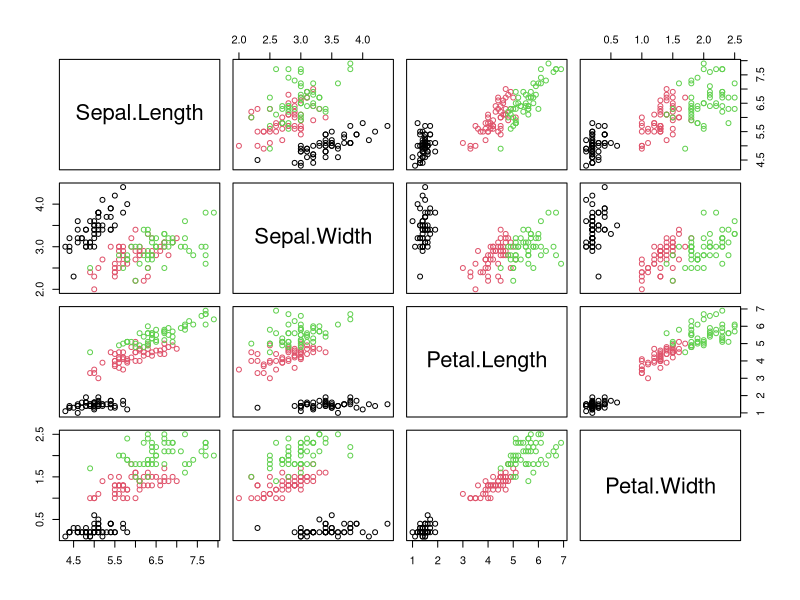
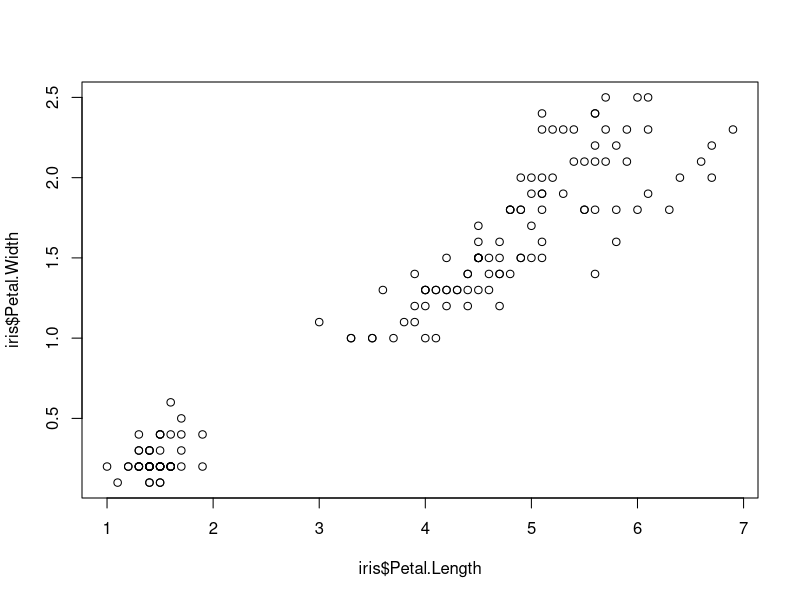
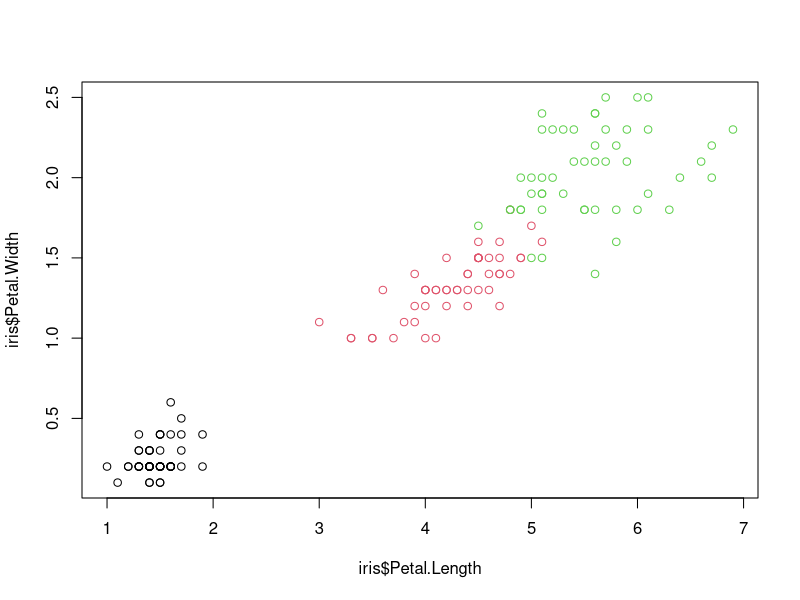
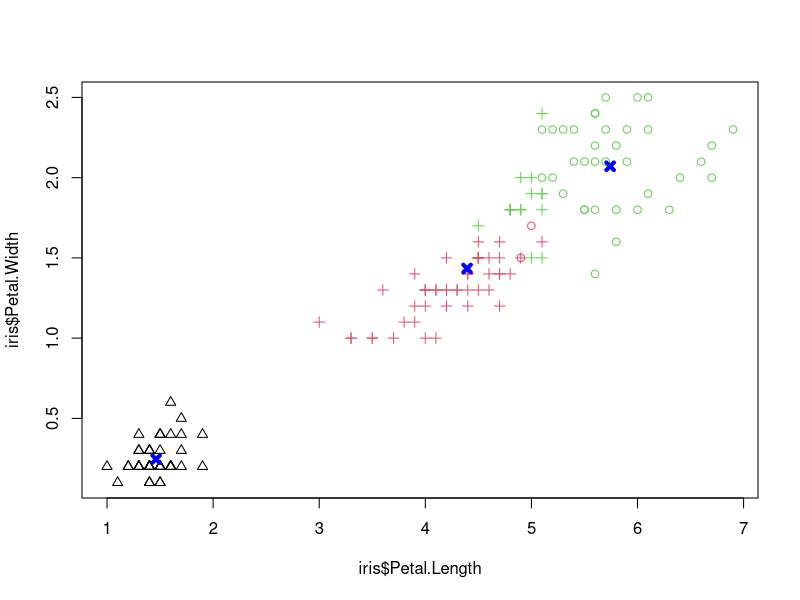

Recreate these plots in R, in order.
# Load Iris data
data(iris)

# Peek at the data
head(iris)

# Look at unique species
unique(iris$Species)

# Create a scatterplot matrix colored by species
plot(
  x = iris[1:4], 
  col = as.integer(iris$Species))

# View scatterplot of petal length vs width
plot(
  x = iris$Petal.Length, 
  y = iris$Petal.Width)

# Color scatterplot by species
plot(
  x = iris$Petal.Length, 
  y = iris$Petal.Width, 
  col = as.numeric(iris$Species))

# Create K-means clusters
clusters <- kmeans(
  x = iris[, 1:4], 
  centers = 3, 
  nstart = 10)

# Plot each cluster as a shape
plot(
  x = iris$Petal.Length, 
  y = iris$Petal.Width, 
  col = as.numeric(iris$Species), 
  pch = clusters$cluster)

# Plot centroid of clusters
points(
  x = clusters$centers[, "Petal.Length"], 
  y = clusters$centers[, "Petal.Width"],
  pch = 4, 
  lwd = 4, 
  col = "blue")

# View a table of the clusters
table(
  x = clusters$cluster, 
  y = iris$Species)

